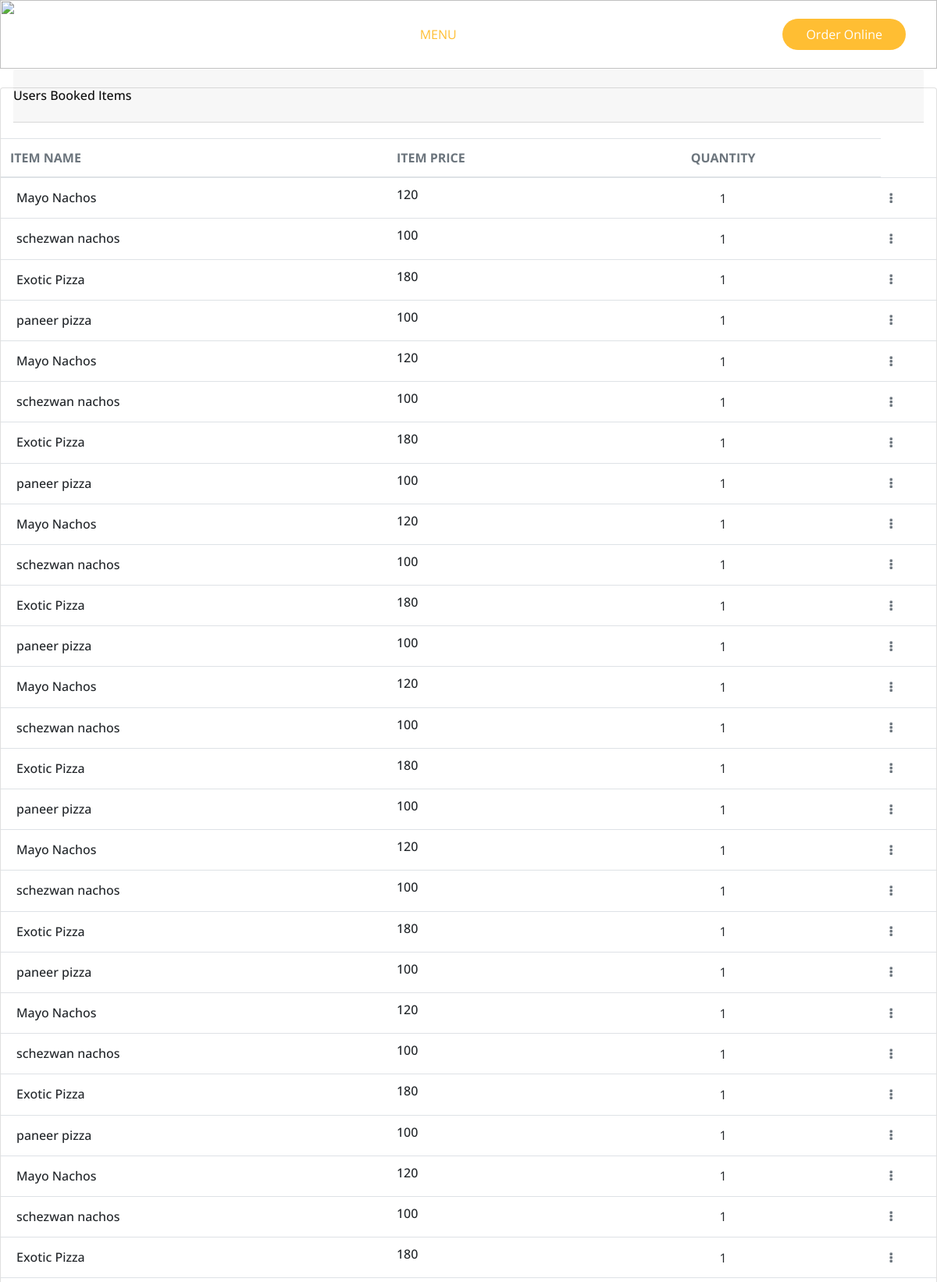
The page /viewbook/ (signed in, upper part) on the database its author committed.
### myapp/models.py (models this page shows, shortened)
class Order(models.Model):
    item  = models.ForeignKey(Sub_Item,on_delete=models.CASCADE)
    quantity = models.IntegerField(default=1)
    book = models.ForeignKey(Book,on_delete=models.CASCADE)
    deli = models.BooleanField(default=False)

class Sub_Item(models.Model):
    main_item = models.ForeignKey(Item,on_delete=models.CASCADE)
    subitem_name = models.CharField(max_length=20)
    price = models.IntegerField()
    size = models.CharField(max_length=10,null=True,blank=True)
    pic = models.FileField(upload_to='Items',null=True,blank=True)

### myapp/views.py (the view)
# urls.py: path('viewbook/', views.viewbook, name='viewbook'),
def viewbook(request):
    user =  User.objects.get(email=request.session['email'])
    book = Order.objects.filter(book__verify=True, book__user=user)
    return render(request,'viewbook.html',{'uid':user,'book':book})

### myapp/templates/viewbook.html (shortened to what this page needs)
{% load static %}
<!DOCTYPE html>
<html>
<head>
  <link rel="stylesheet" type="text/css" href="{% static 'css/bootstrap.css' %}" />
  <link rel="stylesheet" type="text/css" href="{% static 'assets/owl.carousel.min.css' %}" />
  <link rel="stylesheet" href="https://cdnjs.cloudflare.com/ajax/libs/jquery-nice-select/1.1.0/css/nice-select.min.css" />
  <link href="{% static 'css/font-awesome.min.css' %}" rel="stylesheet" />
  <link href="{% static 'css/style.css' %}" rel="stylesheet" />
  <link href="{% static 'css/responsive.css' %}" rel="stylesheet" />
</head>
<body class="sub_page">
  <div class="hero_area">
    <div class="bg-box">
      <img src="{% static 'images/hero-bg.jpg' %}" alt="">
    </div>
    <header class="header_section">
      <div class="container">
        <nav class="navbar navbar-expand-lg custom_nav-container ">
          <a class="navbar-brand" href="index.html">
            <span>
            </span>
          </a>
          <div class="collapse navbar-collapse" id="navbarSupportedContent">
            <ul class="navbar-nav  mx-auto ">
              <li class="nav-item">
                <a class="nav-link" href="{% url 'index' %}">Home </a>
              </li>
              <li class="nav-item active">
                <a class="nav-link" href="{% url 'menu' %}">Menu <span class="sr-only">(current)</span> </a>
              </li>
              <li class="nav-item">
                <a class="nav-link" href="#">About</a>
              </li>
              <li class="nav-item">
                <a class="nav-link" href="{% url 'logout' %}">LOG_OUT</a>
              </li>
            </ul>
            <div class="user_option">
              <a href="" class="user_link">
                <i class="fa fa-user" aria-hidden="true"></i>
              </a>
              <a class="cart_link" href="#">
              </a>
              <form class="form-inline">
                <button class="btn  my-2 my-sm-0 nav_search-btn" type="submit">
                  <i class="fa fa-search" aria-hidden="true"></i>
                </button>
              </form>
              <a href="" class="order_online">
                Order Online
              </a>
            </div>
          </div>
        </nav>
      </div>
    </header>
  </div>
  <div class="row">
    <div class="col-12">
      <div class="card my-4">
        <div class="card-header p-0 position-relative mt-n4 mx-3 z-index-2">
          <div class="bg-gradient-primary shadow-primary border-radius-lg pt-4 pb-3">
            <h6 class="text-black text-capitalize ps-3" >users Booked items</h6>
          </div>
        </div>
        <div class="card-body px-0 pb-2">
          <div class="table-responsive p-0">
            <table class="table align-items-center mb-0">
              <thead>
                <tr>
                  <th class="text-uppercase text-secondary text-xxs font-weight-bolder opacity-7">Item Name</th>
                  <th class="text-uppercase text-secondary text-xxs font-weight-bolder opacity-7 ps-2">Item Price</th>
                  <th class="text-center text-uppercase text-secondary text-xxs font-weight-bolder opacity-7">quantity</th>
                  <th class="text-secondary opacity-7"></th>
                </tr>
              </thead>
              <tbody>
                  {% for one in book %}
                <tr>
                  <td>
                    <div class="d-flex px-2 py-1">
                      <div class="d-flex flex-column justify-content-center">
                        <h6 class="mb-0 text-sm">{{one.item.subitem_name}}</h6>
                      </div>
                    </div>
                  </td>
                  <td>
                    <h6 class="mb-0 text-sm">{{one.item.price}}</h6>
                  </td>
                  <td class="align-middle text-center">
                    1
                  </td>
                  <td class="align-middle text-center text-sm">
                  </td>
                  <td class="align-middle">
                        <a class="cursor-pointer" id="dropdownTable" data-bs-toggle="dropdown" aria-expanded="false">
                          <i class="fa fa-ellipsis-v text-secondary"></i>
                        </a>
                  </td>
                </tr>
                {% endfor %}
              </tbody>
            </table>
          </div>
        </div>
      </div>
    </div>
  </div>
      </body>
      </html>

### myapp/static/css/style.css (style rules this page uses)
body { font-family: "Open Sans", sans-serif; color: #0c0c0c; background-color: #ffffff; overflow-x: hidden; }
a, a:hover, a:focus { text-decoration: none; }
.btn, .btn:focus { outline: none !important; -webkit-box-shadow: none; box-shadow: none; }
.hero_area { position: relative; min-height: 100vh; display: -webkit-box; display: -ms-flexbox; display: flex; -webkit-box-orient: vertical; -webkit-box-direction: normal; -ms-flex-direction: column; flex-direction: column; }
.bg-box { position: absolute; top: 0; left: 0; width: 100%; height: 100%; }
.bg-box img { width: 100%; height: 100%; -o-object-fit: cover; object-fit: cover; }
.sub_page .hero_area { min-height: auto; }
.sub_page .hero_area .bg-box { position: absolute; top: 0; left: 0; width: 100%; height: 100%; }
.sub_page .hero_area .bg-box img { width: 100%; height: 100%; -o-object-fit: cover; object-fit: cover; -o-object-position: right top; object-position: right top; }
.header_section { padding: 15px 0; }
.navbar-brand { font-family: 'Dancing Script', cursive; }
.navbar-brand span { font-weight: bold; font-size: 32px; color: #ffffff; }
.custom_nav-container { padding: 0; }
.custom_nav-container .navbar-nav { padding-left: 18%; }
.custom_nav-container .navbar-nav .nav-item .nav-link { padding: 5px 20px; color: #ffffff; text-align: center; text-transform: uppercase; border-radius: 5px; -webkit-transition: all 0.3s; transition: all 0.3s; }
.custom_nav-container .navbar-nav .nav-item:hover .nav-link, .custom_nav-container .navbar-nav .nav-item.active .nav-link { color: #ffbe33; }
.custom_nav-container .nav_search-btn { width: auto; height: auto; padding: 0; border: none; color: #ffffff; margin: 0 10px; }
.user_option { display: -webkit-box; display: -ms-flexbox; display: flex; -webkit-box-align: center; -ms-flex-align: center; align-items: center; }
.user_option a { margin: 0 10px; }
.user_option .user_link { color: #ffffff; }
.user_option .cart_link { display: -webkit-box; display: -ms-flexbox; display: flex; -webkit-box-pack: center; -ms-flex-pack: center; justify-content: center; -webkit-box-align: center; -ms-flex-align: center; align-items: center; }
.user_option .cart_link svg { width: 17px; height: auto; fill: #ffffff; margin-bottom: 2px; }
.user_option .order_online { display: inline-block; padding: 8px 30px; background-color: #ffbe33; color: #ffffff; border-radius: 45px; -webkit-transition: all 0.3s; transition: all 0.3s; border: none; }

### myapp/static/css/responsive.css (style rules this page uses)
@media (min-width: 1200px) { .container { max-width: 1170px; } }

### rows shown on the page
Order: item.subitem_name "Mayo Nachos", item.price "120"
Order: item.subitem_name "schezwan nachos", item.price "100"
Order: item.subitem_name "Exotic Pizza", item.price "180"
Order: item.subitem_name "paneer pizza", item.price "100"
Order: item.subitem_name "Mayo Nachos", item.price "120"
Order: item.subitem_name "schezwan nachos", item.price "100"
Order: item.subitem_name "Exotic Pizza", item.price "180"
Order: item.subitem_name "paneer pizza", item.price "100"
Order: item.subitem_name "Mayo Nachos", item.price "120"
Order: item.subitem_name "schezwan nachos", item.price "100"
Order: item.subitem_name "Exotic Pizza", item.price "180"
Order: item.subitem_name "paneer pizza", item.price "100"
Order: item.subitem_name "Mayo Nachos", item.price "120"
Order: item.subitem_name "schezwan nachos", item.price "100"
Order: item.subitem_name "Exotic Pizza", item.price "180"
Order: item.subitem_name "paneer pizza", item.price "100"
Order: item.subitem_name "Mayo Nachos", item.price "120"
Order: item.subitem_name "schezwan nachos", item.price "100"
Order: item.subitem_name "Exotic Pizza", item.price "180"
Order: item.subitem_name "paneer pizza", item.price "100"
Order: item.subitem_name "Mayo Nachos", item.price "120"
Order: item.subitem_name "schezwan nachos", item.price "100"
Order: item.subitem_name "Exotic Pizza", item.price "180"
Order: item.subitem_name "paneer pizza", item.price "100"
Order: item.subitem_name "Mayo Nachos", item.price "120"
Order: item.subitem_name "schezwan nachos", item.price "100"
Order: item.subitem_name "Exotic Pizza", item.price "180"
